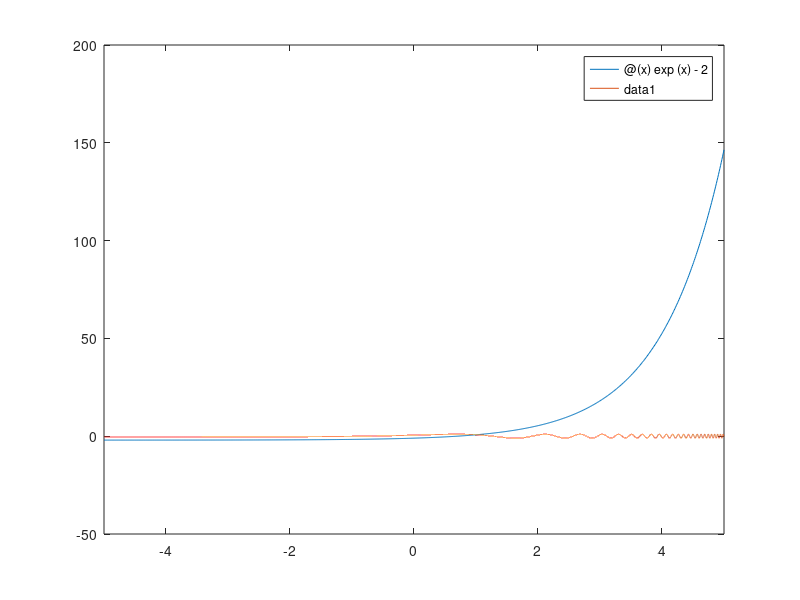

This chart was generated by the following MATLAB code: (Note: this script raises an error after producing the figure.)
y1 = @(x) exp(x) - 2;
y2 = @(x) cos(exp(x) -2);

fplot(y1); 
hold on;
fplot(y2);

a=0.5;
b=1.5;
eps = 10^(-5);
ecuatie = @(x) exp(x) - 2 - cos(exp(x) -2);
x_aprox = MetBisectie(ecuatie,a,b,eps)